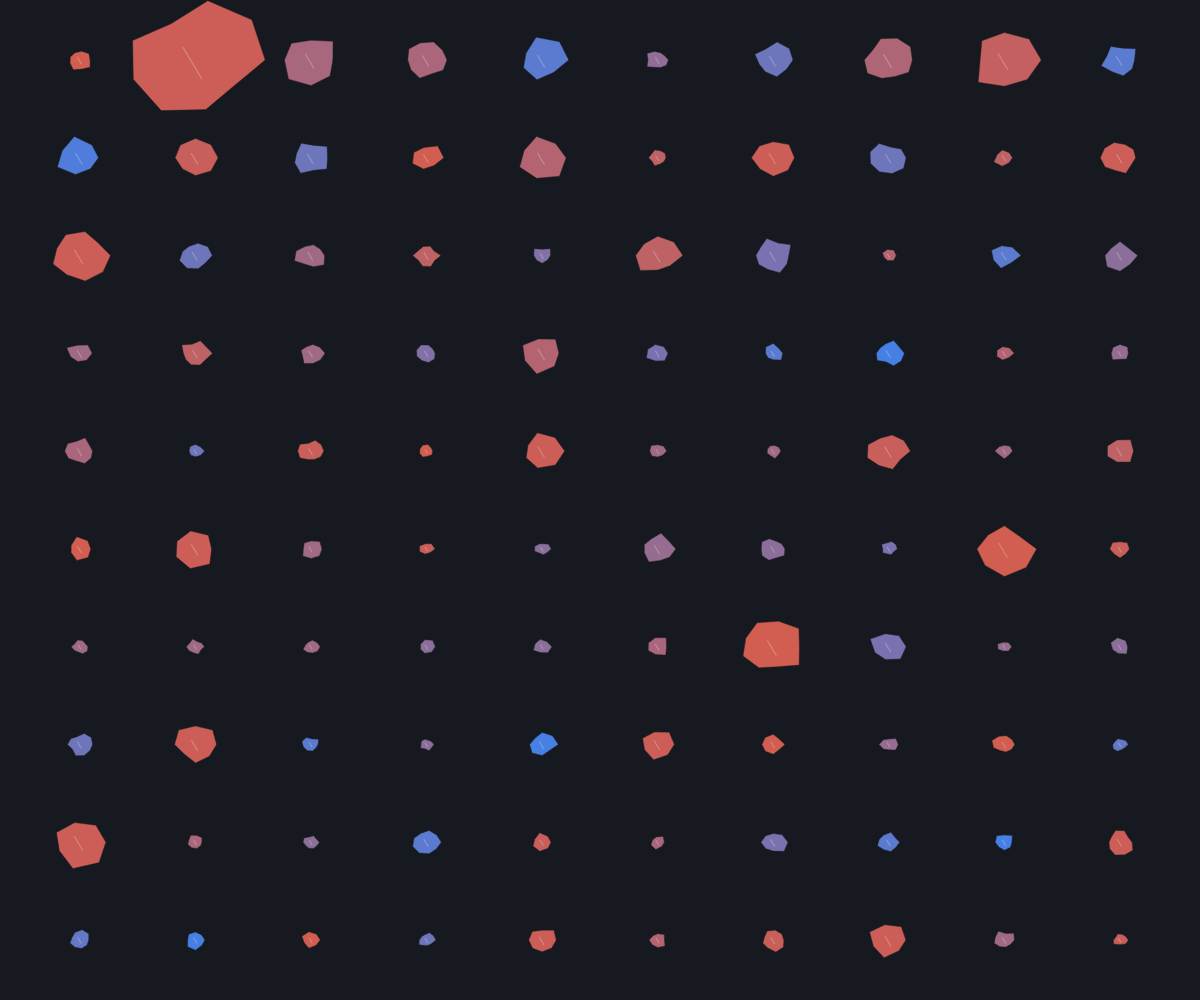
Frame 1 (no input)
Frame 60 (no input): identical to frame 1, image omitted
Frame 120 (the mouse pressed at the canvas centre since frame 60): identical to frame 1, image omitted

The p5.js sketch that drew this single still picture (run headless with seeded random() and noise() and a simulated clock; from frame 60 on, the mouse is pressed at the canvas centre):

// p5.js sketch
// ── sketch.js
let riversData = [
  { id: 1, name: "Nile–White Nile–Blue Nile", countries: "Burundi, Tanzania, Rwanda, Uganda, DR Congo, Kenya, South Sudan, Sudan, Ethiopia, Eritrea, Egypt", length: 6650, area: 3254555, discharge: 2800, outflow: "Mediterranean Sea", continent: "Africa", tributaries: 2, min_temp: 25, max_temp: 30, avg_temp: 27.5 },
  { id: 2, name: "Amazon–Ucayali–Tambo–Ene–Mantaro", countries: "Brazil, Peru, Bolivia, Colombia, Ecuador, Venezuela", length: 6575, area: 7050000, discharge: 209000, outflow: "Atlantic Ocean", continent: "South America", tributaries: 1100, min_temp: 24, max_temp: 28, avg_temp: 26.0 },
  { id: 3, name: "Yangtze", countries: "China", length: 6300, area: 1808500, discharge: 31900, outflow: "East China Sea", continent: "Asia", tributaries: 700, min_temp: 16, max_temp: 18, avg_temp: 17.0 },
  { id: 4, name: "Mississippi–Missouri–Jefferson–Beaverhead–Red Rock–Hell Roaring", countries: "United States", length: 6275, area: 2980000, discharge: 16200, outflow: "Gulf of Mexico", continent: "North America", tributaries: 250, min_temp: 10, max_temp: 25, avg_temp: 17.5 },
  { id: 5, name: "Yenisei–Angara–Selenge–Ider", countries: "Russia, Mongolia", length: 5539, area: 2580000, discharge: 19800, outflow: "Kara Sea", continent: "Asia", tributaries: 102, min_temp: -10, max_temp: 5, avg_temp: -2.5 },
  { id: 6, name: "Yellow River", countries: "China", length: 5464, area: 752546, discharge: 2110, outflow: "Bohai Sea", continent: "Asia", tributaries: 50, min_temp: 8, max_temp: 15, avg_temp: 11.5 },
  { id: 7, name: "Ob–Irtysh", countries: "Russia, Kazakhstan", length: 5410, area: 2990000, discharge: 12800, outflow: "Gulf of Ob", continent: "Asia", tributaries: 50, min_temp: -5, max_temp: 10, avg_temp: 2.5 },
  { id: 8, name: "Río de la Plata–Paraná–Grande", countries: "Argentina, Brazil", length: 4880, area: 3100000, discharge: 25700, outflow: "Atlantic Ocean", continent: "South America", tributaries: 80, min_temp: 15, max_temp: 22, avg_temp: 18.5 },
  { id: 9, name: "Congo–Chambeshi", countries: "Democratic Republic of the Congo", length: 4700, area: 4014500, discharge: 41300, outflow: "Atlantic Ocean", continent: "Africa", tributaries: 40, min_temp: 22, max_temp: 26, avg_temp: 24.0 },
  { id: 10, name: "Amur–Argun", countries: "Russia, China, Mongolia", length: 4480, area: 1855000, discharge: 11000, outflow: "Sea of Okhotsk", continent: "Asia", tributaries: 30, min_temp: -10, max_temp: 5, avg_temp: -2.5 },
  { id: 11, name: "Lena", countries: "Russia", length: 4400, area: 2490000, discharge: 16400, outflow: "Arctic Ocean", continent: "Asia", tributaries: 20, min_temp: -15, max_temp: 5, avg_temp: -5.0 },
  { id: 12, name: "Mekong–Lancang", countries: "China, Myanmar, Laos, Thailand, Cambodia, Vietnam", length: 4350, area: 795000, discharge: 16000, outflow: "South China Sea", continent: "Asia", tributaries: 100, min_temp: 22, max_temp: 28, avg_temp: 25.0 },
  { id: 13, name: "Mackenzie–Slave–Peace–Finlay", countries: "Canada", length: 4241, area: 1740000, discharge: 9700, outflow: "Arctic Ocean", continent: "North America", tributaries: 40, min_temp: -5, max_temp: 10, avg_temp: 2.5 },
  { id: 14, name: "Niger", countries: "Nigeria, Mali, Niger, Guinea, Benin", length: 4180, area: 2092000, discharge: 6000, outflow: "Gulf of Guinea", continent: "Africa", tributaries: 30, min_temp: 25, max_temp: 30, avg_temp: 27.5 },
  { id: 15, name: "Brahmaputra–Tsangpo", countries: "China, India, Bangladesh", length: 3960, area: 651335, discharge: 19800, outflow: "Bay of Bengal", continent: "Asia", tributaries: 40, min_temp: 15, max_temp: 25, avg_temp: 20.0 },
  { id: 16, name: "Murray–Darling", countries: "Australia", length: 3750, area: 1061469, discharge: 767, outflow: "Indian Ocean", continent: "Australia", tributaries: 10, min_temp: 15, max_temp: 30, avg_temp: 22.5 },
  { id: 17, name: "Tocantins–Araguaia", countries: "Brazil", length: 3650, area: 967059, discharge: 13700, outflow: "Atlantic Ocean", continent: "South America", tributaries: 30, min_temp: 24, max_temp: 28, avg_temp: 26.0 },
  { id: 18, name: "Volga", countries: "Russia", length: 3645, area: 1360000, discharge: 8060, outflow: "Caspian Sea", continent: "Europe", tributaries: 200, min_temp: -5, max_temp: 10, avg_temp: 2.5 },
  { id: 19, name: "Shatt al-Arab–Euphrates", countries: "Iraq, Turkey, Syria, Iran", length: 3600, area: 879790, discharge: 1350, outflow: "Persian Gulf", continent: "Asia", tributaries: 20, min_temp: 15, max_temp: 30, avg_temp: 22.5 },
  { id: 20, name: "Purús", countries: "Brazil, Peru", length: 3379, area: 371042, discharge: 8400, outflow: "Amazon River", continent: "South America", tributaries: 60, min_temp: 24, max_temp: 28, avg_temp: 26.0 },
  { id: 21, name: "Madeira–Mamoré–Grande", countries: "Brazil, Bolivia, Peru", length: 3379, area: 850000, discharge: 31000, outflow: "Amazon River", continent: "South America", tributaries: 50, min_temp: 24, max_temp: 28, avg_temp: 26.0 },
  { id: 22, name: "Yukon", countries: "United States, Canada", length: 3190, area: 832700, discharge: 6430, outflow: "Bering Sea", continent: "North America", tributaries: 30, min_temp: -10, max_temp: 15, avg_temp: 2.5 },
  { id: 23, name: "Indus", countries: "Pakistan, India, China, Afghanistan", length: 3180, area: 1155000, discharge: 6000, outflow: "Arabian Sea", continent: "Asia", tributaries: 10, min_temp: 10, max_temp: 20, avg_temp: 15.0 },
  { id: 24, name: "São Francisco", countries: "Brazil", length: 3150, area: 641000, discharge: 2850, outflow: "Atlantic Ocean", continent: "South America", tributaries: 168, min_temp: 20, max_temp: 25, avg_temp: 22.5 },
  { id: 25, name: "Syr Darya–Naryn", countries: "Uzbekistan, Kazakhstan, Kyrgyzstan, Tajikistan", length: 3019, area: 219000, discharge: 1210, outflow: "Aral Sea", continent: "Asia", tributaries: 10, min_temp: 0, max_temp: 15, avg_temp: 7.5 },
  { id: 26, name: "Salween", countries: "China, Myanmar, Thailand", length: 2990, area: 271914, discharge: 16300, outflow: "Andaman Sea", continent: "Asia", tributaries: 15, min_temp: 20, max_temp: 25, avg_temp: 22.5 },
  { id: 27, name: "Saint Lawrence–Great Lakes", countries: "Canada, United States", length: 3058, area: 1344200, discharge: 10400, outflow: "Atlantic Ocean", continent: "North America", tributaries: 40, min_temp: 0, max_temp: 10, avg_temp: 5.0 },
  { id: 28, name: "Rio Grande", countries: "United States, Mexico", length: 3057, area: 558000, discharge: 160, outflow: "Gulf of Mexico", continent: "North America", tributaries: 30, min_temp: 15, max_temp: 25, avg_temp: 20.0 },
  { id: 29, name: "Lower Tunguska", countries: "Russia", length: 2989, area: 488000, discharge: 4780, outflow: "Yenisei River", continent: "Asia", tributaries: 15, min_temp: -10, max_temp: 5, avg_temp: -2.5 },
  { id: 30, name: "Danube", countries: "Germany, Austria, Slovakia, Hungary, Croatia, Serbia, Bulgaria, Romania, Moldova, Ukraine", length: 2860, area: 817000, discharge: 6450, outflow: "Black Sea", continent: "Europe", tributaries: 300, min_temp: 5, max_temp: 15, avg_temp: 10.0 },
  { id: 31, name: "Chishui", countries: "China", length: 2860, area: 142936, discharge: 3800, outflow: "Yangtze River", continent: "Asia", tributaries: 20, min_temp: 10, max_temp: 20, avg_temp: 15.0 },
  { id: 32, name: "Zambezi", countries: "Zambia, Angola, Mozambique, Zimbabwe, Malawi, Tanzania, Namibia, Botswana", length: 2734, area: 1390000, discharge: 4900, outflow: "Indian Ocean", continent: "Africa", tributaries: 30, min_temp: 20, max_temp: 25, avg_temp: 22.5 },
  { id: 33, name: "Amu Darya", countries: "Tajikistan, Uzbekistan, Turkmenistan, Afghanistan", length: 2620, area: 534739, discharge: 2560, outflow: "Aral Sea", continent: "Asia", tributaries: 10, min_temp: 10, max_temp: 20, avg_temp: 15.0 },
  { id: 34, name: "Dnieper", countries: "Russia, Belarus, Ukraine", length: 2285, area: 504000, discharge: 1670, outflow: "Black Sea", continent: "Europe", tributaries: 30, min_temp: 0, max_temp: 15, avg_temp: 7.5 },
  { id: 35, name: "Ganges–Hooghly", countries: "India, Nepal, Bangladesh", length: 2525, area: 1000000, discharge: 16000, outflow: "Bay of Bengal", continent: "Asia", tributaries: 20, min_temp: 15, max_temp: 25, avg_temp: 20.0 },
  { id: 36, name: "Nelson–Saskatchewan", countries: "Canada, United States", length: 2575, area: 1070000, discharge: 2370, outflow: "Hudson Bay", continent: "North America", tributaries: 20, min_temp: 0, max_temp: 10, avg_temp: 5.0 },
  { id: 37, name: "Vilyuy", countries: "Russia", length: 2646, area: 491000, discharge: 1350, outflow: "Lena River", continent: "Asia", tributaries: 10, min_temp: -10, max_temp: 5, avg_temp: -2.5 },
  { id: 38, name: "Kolyma", countries: "Russia", length: 2513, area: 643000, discharge: 3910, outflow: "East Siberian Sea", continent: "Asia", tributaries: 5, min_temp: -20, max_temp: 5, avg_temp: -7.5 },
  { id: 39, name: "Colorado", countries: "United States, Mexico", length: 2330, area: 637137, discharge: 642, outflow: "Gulf of California", continent: "North America", tributaries: 20, min_temp: 10, max_temp: 30, avg_temp: 20.0 },
  { id: 40, name: "Loire", countries: "France", length: 1020, area: 117054, discharge: 802, outflow: "Bay of Biscay", continent: "Europe", tributaries: 10, min_temp: 5, max_temp: 20, avg_temp: 12.5 },
  { id: 41, name: "Uruguay", countries: "Brazil, Uruguay, Argentina", length: 1838, area: 385000, discharge: 4900, outflow: "Rio de la Plata", continent: "South America", tributaries: 10, min_temp: 15, max_temp: 20, avg_temp: 17.5 },
  { id: 42, name: "Ural", countries: "Russia, Kazakhstan", length: 2428, area: 231000, discharge: 400, outflow: "Caspian Sea", continent: "Europe", tributaries: 10, min_temp: -5, max_temp: 10, avg_temp: 2.5 },
  { id: 43, name: "Blue Nile", countries: "Burundi, Tanzania, Rwanda, Uganda, DR Congo, Kenya, South Sudan, Sudan, Ethiopia, Eritrea, Egypt", length: 1450, area: 3254555, discharge: 2800, outflow: "Mediterranean Sea", continent: "Africa", tributaries: 2, min_temp: 20, max_temp: 30, avg_temp: 25.0 },
  { id: 44, name: "Sepik", countries: "Papua New Guinea, Indonesia", length: 1126, area: 77995, discharge: 101, outflow: "Pacific Ocean", continent: "Oceania", tributaries: 15, min_temp: 25, max_temp: 30, avg_temp: 27.5 },
  { id: 45, name: "Tapajós", countries: "Brazil", length: 2100, area: 487103, discharge: 12849, outflow: "Amazon River", continent: "South America", tributaries: 20, min_temp: 24, max_temp: 28, avg_temp: 26.0 },
  { id: 46, name: "Seine", countries: "France", length: 777, area: 78500, discharge: 470, outflow: "English Channel", continent: "Europe", tributaries: 10, min_temp: 10, max_temp: 20, avg_temp: 15.0 },
  { id: 47, name: "Douro", countries: "Spain, Portugal", length: 897, area: 97280, discharge: 423, outflow: "Atlantic Ocean", continent: "Europe", tributaries: 15, min_temp: 10, max_temp: 20, avg_temp: 15.0 },
  { id: 48, name: "Irrawaddy", countries: "Myanmar", length: 2170, area: 413710, discharge: 13159, outflow: "Indian Ocean", continent: "Asia", tributaries: 10, min_temp: 20, max_temp: 30, avg_temp: 25.0 },
  { id: 49, name: "Shinano", countries: "Japan", length: 367, area: 1191, discharge: 546, outflow: "Sea of Japan", continent: "Asia", tributaries: 10, min_temp: 10, max_temp: 20, avg_temp: 15.0 },
  { id: 50, name: "Magdalena", countries: "Colombia", length: 1550, area: 257438, discharge: 7150, outflow: "Caribbean Sea", continent: "South America", tributaries: 10, min_temp: 20, max_temp: 25, avg_temp: 22.5 },
  { id: 51, name: "Godavari", countries: "India", length: 1465, area: 312812, discharge: 3085, outflow: "Bay of Bengal", continent: "Asia", tributaries: 30, min_temp: 25, max_temp: 30, avg_temp: 27.5 },
  { id: 52, name: "Beni", countries: "Bolivia", length: 1580, area: 200000, discharge: 14130, outflow: "Madeira River", continent: "South America", tributaries: 15, min_temp: 24, max_temp: 28, avg_temp: 26.0 },
  { id: 53, name: "Po", countries: "Italy", length: 652, area: 74000, discharge: 1500, outflow: "Adriatic Sea", continent: "Europe", tributaries: 141, min_temp: 10, max_temp: 20, avg_temp: 15.0 },
  { id: 54, name: "Limpopo", countries: "Botswana, South Africa, Zimbabwe, Mozambique", length: 1800, area: 415000, discharge: 170, outflow: "Indian Ocean", continent: "Africa", tributaries: 24, min_temp: 20, max_temp: 30, avg_temp: 25.0 },
  { id: 55, name: "Dniester", countries: "Ukraine, Moldova", length: 1352, area: 72100, discharge: 310, outflow: "Black Sea", continent: "Europe", tributaries: 14, min_temp: 5, max_temp: 15, avg_temp: 10.0 },
  { id: 56, name: "Columbia–Snake", countries: "United States, Canada", length: 2000, area: 668217, discharge: 7420, outflow: "Pacific Ocean", continent: "North America", tributaries: 38, min_temp: 5, max_temp: 20, avg_temp: 12.5 },
  { id: 57, name: "Rhine", countries: "Switzerland, Liechtenstein, Austria, Germany, France, Netherlands", length: 1233, area: 185000, discharge: 2900, outflow: "North Sea", continent: "Europe", tributaries: 865, min_temp: 5, max_temp: 15, avg_temp: 10.0 },
  { id: 58, name: "Fraser", countries: "Canada", length: 1375, area: 23300, discharge: 348, outflow: "Strait of Georgia", continent: "North America", tributaries: 17, min_temp: 0, max_temp: 10, avg_temp: 5.0 },
  { id: 59, name: "Orinoco", countries: "Venezuela, Colombia, Guyana", length: 2140, area: 880000, discharge: 33000, outflow: "Atlantic Ocean", continent: "South America", tributaries: 75, min_temp: 25, max_temp: 30, avg_temp: 27.5 },
  { id: 60, name: "Red River", countries: "China, Vietnam", length: 1360, area: 242500, discharge: 1250, outflow: "Gulf of Tonkin", continent: "Asia", tributaries: 12, min_temp: 20, max_temp: 30, avg_temp: 25.0 },
  { id: 61, name: "Tagus", countries: "Spain, Portugal", length: 1007, area: 80900, discharge: 430, outflow: "Atlantic Ocean", continent: "Europe", tributaries: 36, min_temp: 10, max_temp: 20, avg_temp: 15.0 },
  { id: 62, name: "Ebro", countries: "Spain", length: 910, area: 85262, discharge: 426, outflow: "Mediterranean Sea", continent: "Europe", tributaries: 37, min_temp: 10, max_temp: 20, avg_temp: 15.0 },
  { id: 63, name: "Meuse", countries: "France, Belgium, Netherlands", length: 925, area: 36577, discharge: 357, outflow: "North Sea", continent: "Europe", tributaries: 36, min_temp: 10, max_temp: 20, avg_temp: 15.0 },
  { id: 64, name: "Drava", countries: "Italy, Austria, Slovenia, Croatia, Hungary", length: 725, area: 40926, discharge: 580, outflow: "Danube River", continent: "Europe", tributaries: 26, min_temp: 5, max_temp: 15, avg_temp: 10.0 },
  { id: 65, name: "Neman", countries: "Belarus, Lithuania, Russia", length: 937, area: 98200, discharge: 678, outflow: "Curonian Lagoon", continent: "Europe", tributaries: 14, min_temp: 5, max_temp: 15, avg_temp: 10.0 },
  { id: 66, name: "Han", countries: "China", length: 1416, area: 2638, discharge: 2417, outflow: "Yellow Sea", continent: "Asia", tributaries: 9, min_temp: 10, max_temp: 25, avg_temp: 17.5 },
  { id: 67, name: "Guaporé", countries: "Brazil, Bolivia", length: 1750, area: 351750, discharge: 35000, outflow: "Amazon River", continent: "South America", tributaries: 12, min_temp: 25, max_temp: 30, avg_temp: 27.5 },
  { id: 68, name: "Mackenzie", countries: "Canada", length: 4241, area: 1740000, discharge: 9700, outflow: "Arctic Ocean", continent: "North America", tributaries: 21, min_temp: -5, max_temp: 15, avg_temp: 5.0 },
  { id: 69, name: "Seversky Donets", countries: "Russia, Ukraine", length: 1053, area: 98800, discharge: 160, outflow: "Don River", continent: "Europe", tributaries: 14, min_temp: 5, max_temp: 20, avg_temp: 12.5 },
  { id: 70, name: "Vistula", countries: "Poland", length: 1047, area: 194424, discharge: 1080, outflow: "Baltic Sea", continent: "Europe", tributaries: 27, min_temp: 5, max_temp: 15, avg_temp: 10.0 },
  { id: 71, name: "Neva", countries: "Russia", length: 74, area: 281000, discharge: 2490, outflow: "Baltic Sea", continent: "Europe", tributaries: 7, min_temp: -5, max_temp: 10, avg_temp: 2.5 },
  { id: 72, name: "Tocantins", countries: "Brazil", length: 3650, area: 967059, discharge: 13700, outflow: "Atlantic Ocean", continent: "South America", tributaries: 36, min_temp: 24, max_temp: 28, avg_temp: 26.0 },
  { id: 73, name: "Churchill", countries: "Canada", length: 1690, area: 287000, discharge: 529, outflow: "Hudson Bay", continent: "North America", tributaries: 5, min_temp: -10, max_temp: 5, avg_temp: -2.5 },
  { id: 74, name: "Mures", countries: "Romania, Hungary", length: 768, area: 28500, discharge: 185, outflow: "Danube River", continent: "Europe", tributaries: 9, min_temp: 5, max_temp: 15, avg_temp: 10.0 },
  { id: 75, name: "Khatanga", countries: "Russia", length: 2278, area: 364000, discharge: 4100, outflow: "Laptev Sea", continent: "Asia", tributaries: 3, min_temp: -20, max_temp: 5, avg_temp: -7.5 },
  { id: 76, name: "Xingu", countries: "Brazil", length: 1980, area: 531250, discharge: 9600, outflow: "Amazon River", continent: "South America", tributaries: 25, min_temp: 24, max_temp: 28, avg_temp: 26.0 },
  { id: 77, name: "Sanaga", countries: "Cameroon", length: 918, area: 133000, discharge: 1925, outflow: "Atlantic Ocean", continent: "Africa", tributaries: 12, min_temp: 25, max_temp: 30, avg_temp: 27.5 },
  { id: 78, name: "Liao", countries: "China", length: 1345, area: 219000, discharge: 500, outflow: "Bohai Sea", continent: "Asia", tributaries: 13, min_temp: 5, max_temp: 20, avg_temp: 12.5 },
  { id: 79, name: "Mahanadi", countries: "India", length: 858, area: 141600, discharge: 2100, outflow: "Bay of Bengal", continent: "Asia", tributaries: 11, min_temp: 25, max_temp: 30, avg_temp: 27.5 },
  { id: 80, name: "Red River of the North", countries: "United States, Canada", length: 885, area: 289500, discharge: 288, outflow: "Lake Winnipeg", continent: "North America", tributaries: 7, min_temp: -10, max_temp: 10, avg_temp: 0.0 },
  { id: 81, name: "Rio Negro", countries: "Brazil, Colombia", length: 2250, area: 691000, discharge: 29060, outflow: "Amazon River", continent: "South America", tributaries: 10, min_temp: 24, max_temp: 28, avg_temp: 26.0 },
  { id: 82, name: "Sutlej", countries: "China, India, Pakistan", length: 1450, area: 395000, discharge: 500, outflow: "Indus River", continent: "Asia", tributaries: 8, min_temp: 10, max_temp: 25, avg_temp: 17.5 },
  { id: 83, name: "Desna", countries: "Russia, Ukraine", length: 1130, area: 88900, discharge: 360, outflow: "Dnieper River", continent: "Europe", tributaries: 6, min_temp: 5, max_temp: 15, avg_temp: 10.0 },
  { id: 84, name: "Pechora", countries: "Russia", length: 1809, area: 322000, discharge: 4040, outflow: "Barents Sea", continent: "Europe", tributaries: 12, min_temp: -10, max_temp: 5, avg_temp: -2.5 },
  { id: 85, name: "Tigris", countries: "Turkey, Iraq, Syria", length: 1850, area: 375000, discharge: 1200, outflow: "Shatt al-Arab", continent: "Asia", tributaries: 10, min_temp: 20, max_temp: 30, avg_temp: 25.0 },
  { id: 86, name: "Aras", countries: "Turkey, Armenia, Azerbaijan, Iran", length: 1072, area: 102000, discharge: 285, outflow: "Kura River", continent: "Asia", tributaries: 11, min_temp: 10, max_temp: 25, avg_temp: 17.5 },
  { id: 87, name: "Liard", countries: "Canada", length: 1115, area: 277100, discharge: 3513, outflow: "Mackenzie River", continent: "North America", tributaries: 15, min_temp: -5, max_temp: 15, avg_temp: 5.0 },
  { id: 88, name: "Vychegda", countries: "Russia", length: 1130, area: 121000, discharge: 1795, outflow: "Northern Dvina", continent: "Europe", tributaries: 5, min_temp: -10, max_temp: 5, avg_temp: -2.5 },
  { id: 89, name: "Olenyok", countries: "Russia", length: 2292, area: 220000, discharge: 1210, outflow: "Laptev Sea", continent: "Asia", tributaries: 5, min_temp: -20, max_temp: 5, avg_temp: -7.5 },
  { id: 90, name: "Trombetas", countries: "Brazil", length: 1300, area: 133630, discharge: 4055, outflow: "Amazon River", continent: "South America", tributaries: 9, min_temp: 24, max_temp: 28, avg_temp: 26.0 },
  { id: 91, name: "Kuskokwim", countries: "United States", length: 1165, area: 118000, discharge: 1600, outflow: "Bering Sea", continent: "North America", tributaries: 7, min_temp: -10, max_temp: 10, avg_temp: 0.0 },
  { id: 92, name: "Olenek", countries: "Russia", length: 2292, area: 210000, discharge: 1400, outflow: "Laptev Sea", continent: "Asia", tributaries: 5, min_temp: -20, max_temp: 5, avg_temp: -7.5 },
  { id: 93, name: "Barito", countries: "Indonesia", length: 900, area: 70000, discharge: 800, outflow: "Java Sea", continent: "Asia", tributaries: 14, min_temp: 25, max_temp: 30, avg_temp: 27.5 },
  { id: 94, name: "Ural", countries: "Russia, Kazakhstan", length: 2428, area: 231000, discharge: 400, outflow: "Caspian Sea", continent: "Europe", tributaries: 10, min_temp: -5, max_temp: 10, avg_temp: 2.5 },
  { id: 95, name: "Teles Pires", countries: "Brazil", length: 1370, area: 141830, discharge: 5300, outflow: "Amazon River", continent: "South America", tributaries: 13, min_temp: 24, max_temp: 28, avg_temp: 26.0 },
  { id: 96, name: "Arkansas", countries: "United States", length: 2349, area: 505000, discharge: 800, outflow: "Mississippi River", continent: "North America", tributaries: 12, min_temp: 10, max_temp: 30, avg_temp: 20.0 },
  { id: 97, name: "Blue Nile", countries: "Burundi, Tanzania, Rwanda, Uganda, DR Congo, Kenya, South Sudan, Sudan, Ethiopia, Eritrea, Egypt", length: 1450, area: 3254555, discharge: 2800, outflow: "Mediterranean Sea", continent: "Africa", tributaries: 2, min_temp: 20, max_temp: 30, avg_temp: 25.0 },
  { id: 98, name: "Tapajós", countries: "Brazil", length: 2100, area: 487103, discharge: 12849, outflow: "Amazon River", continent: "South America", tributaries: 20, min_temp: 24, max_temp: 28, avg_temp: 26.0 },
  { id: 99, name: "Po", countries: "Italy", length: 652, area: 74000, discharge: 1500, outflow: "Adriatic Sea", continent: "Europe", tributaries: 141, min_temp: 10, max_temp: 20, avg_temp: 15.0 },
  { id: 100, name: "Limpopo", countries: "Botswana, South Africa, Zimbabwe, Mozambique", length: 1800, area: 415000, discharge: 170, outflow: "Indian Ocean", continent: "Africa", tributaries: 24, min_temp: 20, max_temp: 30, avg_temp: 25.0 }
];

let stones = [];
let hoveredStone = null;
let selectedStone = null;

function setup() {
  createCanvas(windowWidth, windowHeight);
  updateLayout();
}

function updateLayout() {
  stones = [];
  let cols = 10;
  let marginX = 80;
  let marginY = 60;
  
  let spacingX = (width - marginX * 2) / (cols - 1);
  let spacingY = (height - marginY * 2) / 9;

  for (let i = 0; i < riversData.length; i++) {
    let d = riversData[i];
    let col = i % cols;
    let row = floor(i / cols);
    let x = marginX + col * spacingX;
    let y = marginY + row * spacingY;

    stones.push(new Stone(x, y, d));
  }
}

function draw() {
  background(22, 26, 32);

  hoveredStone = null;
  for (let s of stones) {
    s.update();
    s.display();
    if (s.isHovered()) {
      hoveredStone = s;
    }
  }

  // Pannelli
  if (selectedStone) {
    selectedStone.drawDetailPanel();
  } else if (hoveredStone) {
    hoveredStone.drawTooltip();
  }
}

function mousePressed() {
  if (hoveredStone) {
    if (selectedStone === hoveredStone) {
      selectedStone = null;
    } else {
      selectedStone = hoveredStone;
    }
  } else {
    selectedStone = null;
  }
}

function windowResized() {
  resizeCanvas(windowWidth, windowHeight);
  updateLayout();
}

// Pietree 
class Stone {
  constructor(x, y, data) {
    this.x = x;
    this.y = y;
    this.data = data;
    
    // Dimensione in base a portata acq 
    this.baseRadius = map(sqrt(data.discharge), 5, 180, 6, 28);
    
    this.numVertices = floor(random(7, 11));
    this.offsets = [];
    for (let i = 0; i < this.numVertices; i++) {
      this.offsets.push(random(0.75, 1.2));
    }

    // Colori in base a temp
    this.col = color(
      map(data.avg_temp, -10, 30, 60, 220),
      map(data.avg_temp, -10, 30, 130, 90),
      map(data.avg_temp, -10, 30, 240, 70)
    );
  }

  update() {}

  display() {
    push();
    translate(this.x, this.y);

    let isHov = this.isHovered();
    let isSel = (selectedStone === this);

    if (isSel) {
      noFill();
      stroke(255, 200, 50, 200);
      strokeWeight(3);
      ellipse(0, 0, this.baseRadius * 2.8);
    } else if (isHov) {
      noFill();
      stroke(255, 255, 255, 150);
      strokeWeight(2);
      ellipse(0, 0, this.baseRadius * 2.4);
    }

    fill(this.col);
    stroke(isHov || isSel ? 255 : 35, isHov || isSel ? 255 : 110);
    strokeWeight(isHov || isSel ? 2 : 1);

    beginShape();
    for (let i = 0; i < this.numVertices; i++) {
      let angle = map(i, 0, this.numVertices, 0, TWO_PI);
      let r = this.baseRadius * this.offsets[i];
      let px = cos(angle) * r;
      let py = sin(angle) * r * 0.85; 
      vertex(px, py);
    }
    endShape(CLOSE);

    // dettagli pietra
    noFill();
    stroke(255, 60);
    strokeWeight(1.2);
    beginShape();
    vertex(-this.baseRadius * 0.2, -this.baseRadius * 0.2);
    vertex(this.baseRadius * 0.1, this.baseRadius * 0.3);
    endShape();

    pop();
  }

  isHovered() {
    let d = dist(mouseX, mouseY, this.x, this.y);
    return d < max(this.baseRadius, 12);
  }

  drawTooltip() {
    push();
    let boxW = 210;
    let boxH = 60;
    let bx = mouseX + 15;
    let by = mouseY + 15;

    if (bx + boxW > width) bx = mouseX - boxW - 15;
    if (by + boxH > height) by = mouseY - boxH - 15;

    fill(20, 24, 30, 235);
    stroke(90, 110, 130);
    strokeWeight(1);
    rect(bx, by, boxW, boxH, 6);

    noStroke();
    fill(255);
    textSize(12);
    textStyle(BOLD);
    text(this.data.name, bx + 10, by + 10, boxW - 18);

    textSize(10);
    textStyle(NORMAL);
    fill(180, 195, 210);
    text(`Continente: ${this.data.continent}`, bx + 10, by + 30);
    text(`Portata: ${this.data.discharge} m³/s | Temp: ${this.data.avg_temp}°C`, bx + 10, by + 44);
    pop();
  }

  drawDetailPanel() {
    push();
    let panelW = 300;
    let panelH = 195;
    let px = width - panelW - 30;
    let py = 30;

    fill(18, 22, 28, 250);
    stroke(80, 140, 220);
    strokeWeight(2);
    rect(px, py, panelW, panelH, 8);


    fill(255);
    textSize(13);
    text(this.data.name, px + 15, py + 38, panelW - 30);

    textSize(11);
    textStyle(NORMAL);
    fill(200, 215, 230);
    let infoY = py + 68;
    let stepY = 18;

    text(`• Nazioni: ${this.data.countries}`, px + 15, infoY);
    text(`• Continente: ${this.data.continent}`, px + 15, infoY + stepY);
    text(`• Lunghezza: ${this.data.length} km`, px + 15, infoY + stepY * 2);
    text(`• Area Bacino: ${this.data.area} km²`, px + 15, infoY + stepY * 3);
    text(`• Portata: ${this.data.discharge} m³/s`, px + 15, infoY + stepY * 4);
    text(`• Temp. Media: ${this.data.avg_temp} °C`, px + 15, infoY + stepY * 5);

   
    pop();
  }
}
